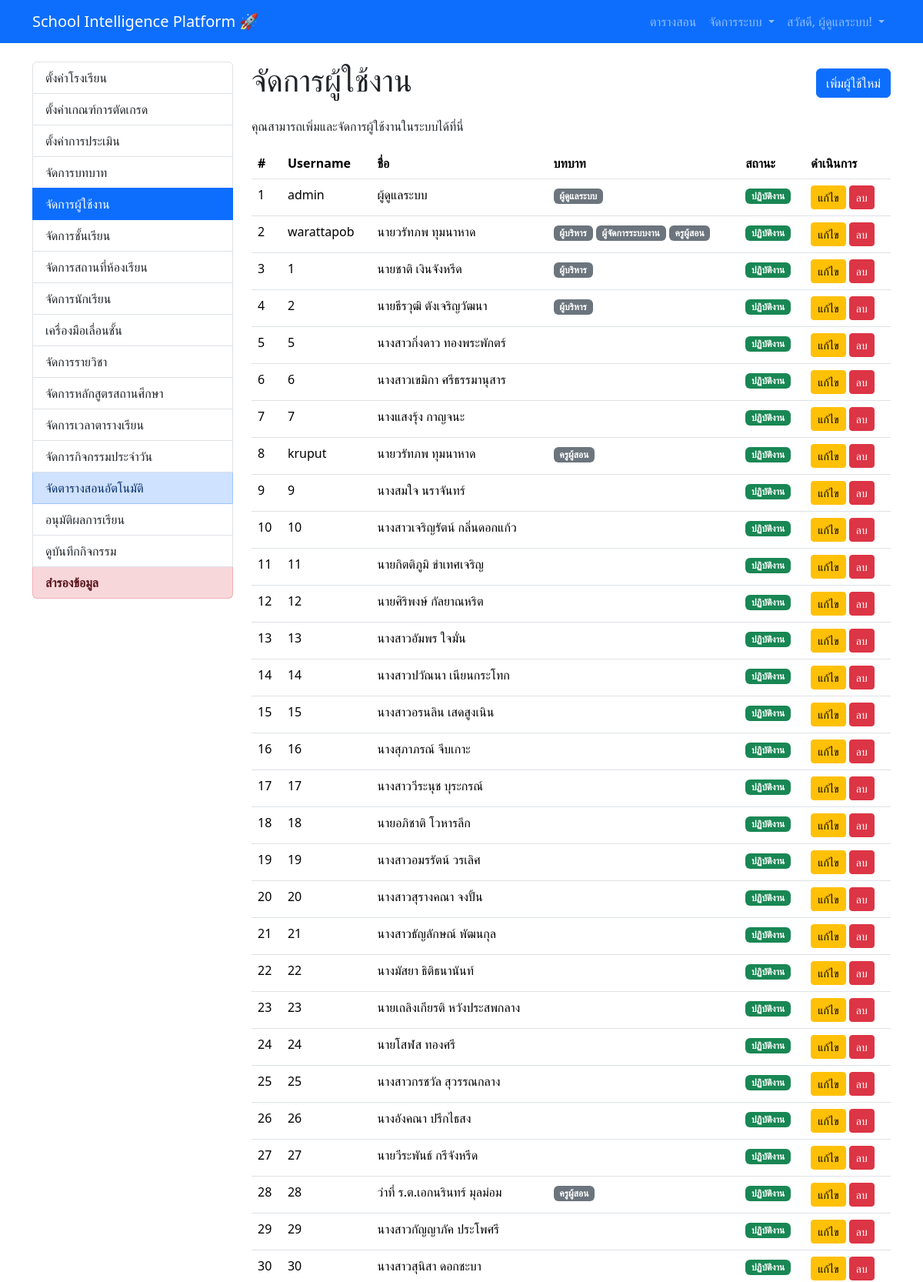
The app's page /admin/users (signed in, upper part) with its own data.
### V1.0/app/models.py (models this page shows, shortened)
class User(UserMixin, db.Model):
    id = db.Column(db.Integer, primary_key=True)
    username = db.Column(db.String(64), index=True, unique=True)
    password_hash = db.Column(db.String(256))
    full_name = db.Column(db.String(120))
    status = db.Column(db.String(50), default='Active')
    department = db.Column(db.String(120), index=True)
    max_periods_per_day = db.Column(db.Integer)
    max_periods_per_week = db.Column(db.Integer)
    roles = db.relationship('Role', secondary=user_roles, lazy='subquery',
                            backref=db.backref('users', lazy=True))
    activity_logs = db.relationship('ActivityLog', backref='user', lazy='dynamic')
    courses_taught = db.relationship('Course', backref='teacher', lazy='dynamic')
    advised_class_groups = db.relationship('ClassGroup', secondary=class_group_advisors, back_populates='advisors')

class Role(db.Model):
    id = db.Column(db.Integer, primary_key=True)
    key = db.Column(db.String(64), unique=True, index=True)
    label = db.Column(db.String(128))

### V1.0/app/admin/routes.py (the view)
@bp.route('/users')
@login_required
@admin_required
def manage_users():
    users = User.query.all()
    return render_template('admin/manage_users.html', title='จัดการผู้ใช้งาน', users=users)

### V1.0/app/templates/admin/manage_users.html (shortened to what this page needs)
{% extends "base.html" %}
{% block content %}
<div class="row">
    <div class="col-md-3">
        {% include 'admin/_admin_menu.html' %}
    </div>
    <div class="col-md-9">
        <div class="d-flex justify-content-between align-items-center mb-3">
            <h1>จัดการผู้ใช้งาน</h1>
            <a href="{{ url_for('admin.create_user') }}" class="btn btn-primary">เพิ่มผู้ใช้ใหม่</a>
        </div>
        <p>คุณสามารถเพิ่มและจัดการผู้ใช้งานในระบบได้ที่นี่</p>
        <table class="table table-hover">
            <thead>
                <tr>
                    <th>#</th>
                    <th>Username</th>
                    <th>ชื่อ</th>
                    <th>บทบาท</th>
                    <th>สถานะ</th>
                    <th>ดำเนินการ</th>
                </tr>
            </thead>
            <tbody>
                {% for user in users %}
                <tr>
                    <td>{{ user.id }}</td>
                    <td>{{ user.username }}</td>
                    <td>{{ user.full_name }}</td>
                    <td>
                        {% for role in user.roles %}
                            <span class="badge bg-secondary">{{ role.label }}</span>
                        {% endfor %}
                    </td>
            <td>
                {% if user.status == 'Active' %}
                    <span class="badge bg-success">ปฏิบัติงาน</span>
                {% else %}
                    <span class="badge bg-danger">{{ user.status }}</span>
                {% endif %}
            </td>
            <td>
                <a href="{{ url_for('admin.edit_user', id=user.id) }}" class="btn btn-warning btn-sm">แก้ไข</a>
                <form action="{{ url_for('admin.delete_user', id=user.id) }}" method="POST" class="d-inline" onsubmit="return confirm('คุณแน่ใจหรือไม่ว่าต้องการลบผู้ใช้นี้?');">
                    <button type="submit" class="btn btn-danger btn-sm">ลบ</button>
                </form>
            </td>
        </tr>
        {% endfor %}
            </tbody>
        </table>
    </div>
</div>
{% endblock %}

### V1.0/app/templates/base.html (shortened to what this page needs)
<!doctype html>
<html lang="th">
<head>
    <link href="https://cdn.jsdelivr.net/npm/bootstrap@5.3.3/dist/css/bootstrap.min.css" rel="stylesheet">
</head>
<body>
    <nav class="navbar navbar-expand-lg navbar-dark bg-primary">
        <div class="container">
            <a class="navbar-brand" href="{{ url_for('main.index') }}">School Intelligence Platform 🚀</a>
            <div class="collapse navbar-collapse" id="navbarNav">
<ul class="navbar-nav ms-auto">
    {% if current_user.is_anonymous %}
        <li class="nav-item"><a class="nav-link" href="{{ url_for('auth.login') }}">เข้าสู่ระบบ</a></li>
    {% else %}
        {% if not current_user.is_anonymous %}
        <li class="nav-item">
            <a class="nav-link" href="{{ url_for('main.view_timetable') }}">
                 ตารางสอน
            </a>
        </li>
        {% endif %}
{% if 'admin' in current_user.roles|map(attribute='key') %}
<li class="nav-item dropdown">
    <a class="nav-link dropdown-toggle" href="#" id="adminDropdown" role="button" data-bs-toggle="dropdown" aria-expanded="false">
         จัดการระบบ
    </a>
</li>
{% endif %}
        <li class="nav-item dropdown">
            <a class="nav-link dropdown-toggle" href="#" id="userDropdown" role="button" data-bs-toggle="dropdown" aria-expanded="false">
                สวัสดี, {{ current_user.full_name }}!
            </a>
        </li>
    {% endif %}
</ul>
            </div>
        </div>
    </nav>
    <main class="container mt-4">
        {% block content %}{% endblock %}
    </main>
</body>
</html>

### records on screen
User: full_name "ผู้ดูแลระบบ", id "1", username "admin", status "ปฏิบัติงาน"
Role: label "ผู้ดูแลระบบ"
User: id "2", username "warattapob", full_name "นายวรัทภพ ทุมนาหาด", status "ปฏิบัติงาน"
Role: label "ผู้บริหาร"
Role: label "ผู้จัดการระบบงาน"
Role: label "ครูผู้สอน"
User: id "3", username "1", full_name "นายชาติ เงินจังหรีด", status "ปฏิบัติงาน"
User: id "4", username "2", full_name "นายธีรวุฒิ ตังเจริญวัฒนา", status "ปฏิบัติงาน"
User: id "5", username "5", full_name "นางสาวกิ่งดาว ทองพระพักตร์", status "ปฏิบัติงาน"
User: id "6", username "6", full_name "นางสาวเขมิกา ศรีธรรมานุสาร", status "ปฏิบัติงาน"
User: id "7", username "7", full_name "นางแสงรุ้ง กาญจนะ", status "ปฏิบัติงาน"
User: id "8", username "kruput", full_name "นายวรัทภพ ทุมนาหาด", status "ปฏิบัติงาน"
User: id "9", username "9", full_name "นางสมใจ นราจันทร์", status "ปฏิบัติงาน"
User: id "10", username "10", full_name "นางสาวเจริญรัตน์ กลิ่นดอกแก้ว", status "ปฏิบัติงาน"
User: id "11", username "11", full_name "นายกิตติภูมิ ขำเทศเจริญ", status "ปฏิบัติงาน"
User: id "12", username "12", full_name "นายศิริพงษ์ กัลยาณหริต", status "ปฏิบัติงาน"
User: id "13", username "13", full_name "นางสาวอัมพร ใจมั่น", status "ปฏิบัติงาน"
User: id "14", username "14", full_name "นางสาวปวัณนา เนียนกระโทก", status "ปฏิบัติงาน"
User: id "15", username "15", full_name "นางสาวอรนลิน เสดสูงเนิน", status "ปฏิบัติงาน"
User: id "16", username "16", full_name "นางสุภาภรณ์ จีบเกาะ", status "ปฏิบัติงาน"
User: id "17", username "17", full_name "นางสาววีระนุช บุระกรณ์", status "ปฏิบัติงาน"
User: id "18", username "18", full_name "นายอภิชาติ โวหารลึก", status "ปฏิบัติงาน"
User: id "19", username "19", full_name "นางสาวอมรรัตน์ วรเลิศ", status "ปฏิบัติงาน"
User: id "20", username "20", full_name "นางสาวสุรางคณา จงปั้น", status "ปฏิบัติงาน"
User: id "21", username "21", full_name "นางสาวธัญลักษณ์ พัฒนกุล", status "ปฏิบัติงาน"
User: id "22", username "22", full_name "นางมัสยา ธิติธนานันท์", status "ปฏิบัติงาน"
User: id "23", username "23", full_name "นายเถลิงเกียรติ หวังประสพกลาง", status "ปฏิบัติงาน"
User: id "24", username "24", full_name "นายโสฬส ทองศรี", status "ปฏิบัติงาน"
User: id "25", username "25", full_name "นางสาวกรชวัล สุวรรณกลาง", status "ปฏิบัติงาน"
User: id "26", username "26", full_name "นางอังคณา ปรึกไธสง", status "ปฏิบัติงาน"
User: id "27", username "27", full_name "นายวีระพันธ์ กรีจังหรีด", status "ปฏิบัติงาน"
User: id "28", username "28", full_name "ว่าที่ ร.ต.เอกนรินทร์ มุลม่อม", status "ปฏิบัติงาน"
User: id "29", username "29", full_name "นางสาวกัญญาภัค ประโพศรี", status "ปฏิบัติงาน"
User: id "30", username "30", full_name "นางสาวสุนิสา ดอกชะบา", status "ปฏิบัติงาน"
